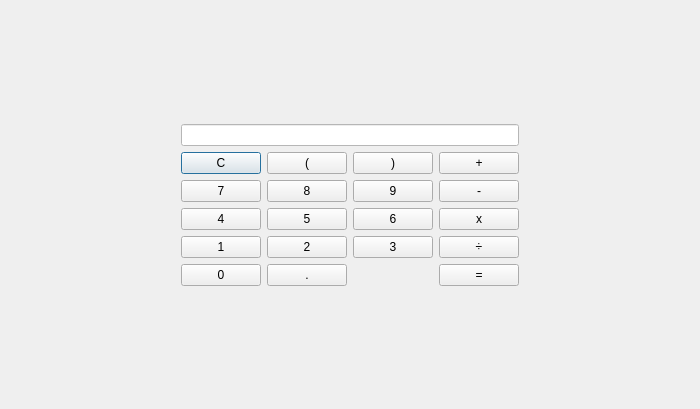
<?xml version="1.0" encoding="UTF-8"?>
<ui version="4.0">
 <class>CalcaulatorDialog</class>
 <widget class="QDialog" name="CalcaulatorDialog">
  <property name="geometry">
   <rect>
    <x>0</x>
    <y>0</y>
    <width>700</width>
    <height>409</height>
   </rect>
  </property>
  <property name="sizePolicy">
   <sizepolicy hsizetype="Preferred" vsizetype="Preferred">
    <horstretch>0</horstretch>
    <verstretch>0</verstretch>
   </sizepolicy>
  </property>
  <property name="windowTitle">
   <string>小学计算器</string>
  </property>
  <property name="styleSheet">
   <string notr="true">background-image: url(:/1.jpg);</string>
  </property>
  <layout class="QVBoxLayout" name="verticalLayout">
   <item>
    <spacer name="verticalSpacer">
     <property name="orientation">
      <enum>Qt::Vertical</enum>
     </property>
     <property name="sizeHint" stdset="0">
      <size>
       <width>20</width>
       <height>83</height>
      </size>
     </property>
    </spacer>
   </item>
   <item>
    <layout class="QHBoxLayout" name="horizontalLayout">
     <item>
      <spacer name="horizontalSpacer_2">
       <property name="orientation">
        <enum>Qt::Horizontal</enum>
       </property>
       <property name="sizeHint" stdset="0">
        <size>
         <width>40</width>
         <height>20</height>
        </size>
       </property>
      </spacer>
     </item>
     <item>
      <layout class="QGridLayout" name="gridLayout">
       <item row="1" column="0">
        <widget class="QPushButton" name="buttonC">
         <property name="text">
          <string>C</string>
         </property>
        </widget>
       </item>
       <item row="1" column="2">
        <widget class="QPushButton" name="buttonRightKuoHao">
         <property name="text">
          <string>)</string>
         </property>
        </widget>
       </item>
       <item row="1" column="1">
        <widget class="QPushButton" name="buttonLeftKuoHao">
         <property name="text">
          <string>(</string>
         </property>
        </widget>
       </item>
       <item row="4" column="2">
        <widget class="QPushButton" name="button3">
         <property name="text">
          <string>3</string>
         </property>
        </widget>
       </item>
       <item row="2" column="2">
        <widget class="QPushButton" name="button9">
         <property name="text">
          <string>9</string>
         </property>
        </widget>
       </item>
       <item row="2" column="3">
        <widget class="QPushButton" name="buttonReduce">
         <property name="text">
          <string>-</string>
         </property>
        </widget>
       </item>
       <item row="3" column="0">
        <widget class="QPushButton" name="button4">
         <property name="text">
          <string>4</string>
         </property>
        </widget>
       </item>
       <item row="3" column="1">
        <widget class="QPushButton" name="button5">
         <property name="text">
          <string>5</string>
         </property>
        </widget>
       </item>
       <item row="3" column="2">
        <widget class="QPushButton" name="button6">
         <property name="text">
          <string>6</string>
         </property>
        </widget>
       </item>
       <item row="3" column="3">
        <widget class="QPushButton" name="buttonMul">
         <property name="text">
          <string>x</string>
         </property>
        </widget>
       </item>
       <item row="4" column="1">
        <widget class="QPushButton" name="button2">
         <property name="text">
          <string>2</string>
         </property>
        </widget>
       </item>
       <item row="4" column="0">
        <widget class="QPushButton" name="button1">
         <property name="text">
          <string>1</string>
         </property>
        </widget>
       </item>
       <item row="4" column="3">
        <widget class="QPushButton" name="buttonDiv">
         <property name="text">
          <string>÷</string>
         </property>
        </widget>
       </item>
       <item row="5" column="0">
        <widget class="QPushButton" name="button0">
         <property name="accessibleName">
          <string/>
         </property>
         <property name="text">
          <string>0</string>
         </property>
        </widget>
       </item>
       <item row="5" column="1">
        <widget class="QPushButton" name="buttonSpot">
         <property name="text">
          <string>.</string>
         </property>
        </widget>
       </item>
       <item row="5" column="3">
        <widget class="QPushButton" name="buttonEqual">
         <property name="text">
          <string>=</string>
         </property>
        </widget>
       </item>
       <item row="2" column="0">
        <widget class="QPushButton" name="button7">
         <property name="text">
          <string>7</string>
         </property>
        </widget>
       </item>
       <item row="2" column="1">
        <widget class="QPushButton" name="button8">
         <property name="text">
          <string>8</string>
         </property>
        </widget>
       </item>
       <item row="1" column="3">
        <widget class="QPushButton" name="buttonAdd">
         <property name="text">
          <string>+</string>
         </property>
        </widget>
       </item>
       <item row="0" column="0" colspan="4">
        <widget class="QLineEdit" name="lineEdit">
         <property name="enabled">
          <bool>false</bool>
         </property>
         <property name="styleSheet">
          <string notr="true">background-color: rgb(255, 255, 255);
font: 18pt &quot;Sans Serif&quot;;
border-color: rgb(255, 0, 0);</string>
         </property>
         <property name="text">
          <string/>
         </property>
         <property name="readOnly">
          <bool>false</bool>
         </property>
        </widget>
       </item>
      </layout>
     </item>
     <item>
      <spacer name="horizontalSpacer">
       <property name="orientation">
        <enum>Qt::Horizontal</enum>
       </property>
       <property name="sizeHint" stdset="0">
        <size>
         <width>40</width>
         <height>20</height>
        </size>
       </property>
      </spacer>
     </item>
    </layout>
   </item>
   <item>
    <spacer name="verticalSpacer_2">
     <property name="orientation">
      <enum>Qt::Vertical</enum>
     </property>
     <property name="sizeHint" stdset="0">
      <size>
       <width>20</width>
       <height>82</height>
      </size>
     </property>
    </spacer>
   </item>
  </layout>
 </widget>
 <resources>
  <include location="../../../c/workspace/space2/qt/qt_ui/src/img/img.qrc"/>
 </resources>
 <connections/>
</ui>
